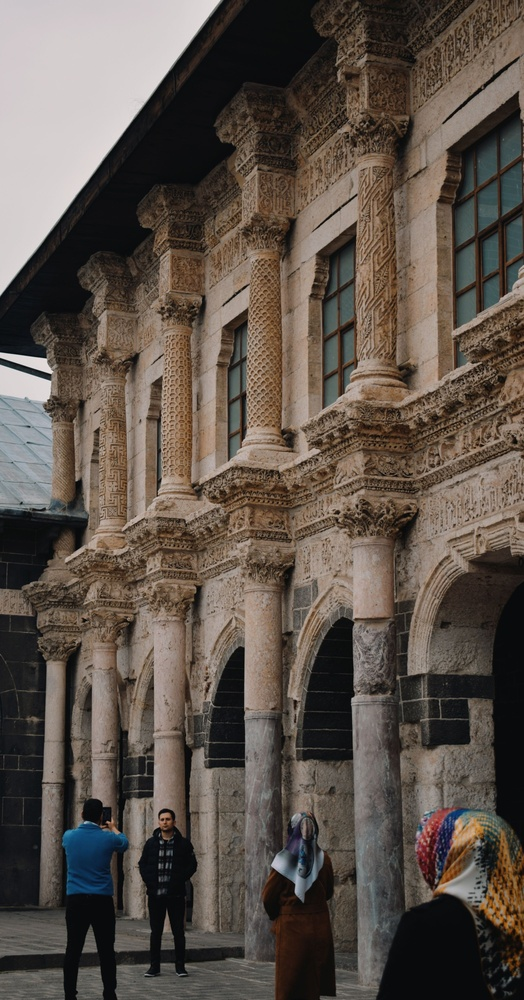
#> input picture 14_Frequency_LPF/image90.jpg, 524 x 1000 px, shrunk from 2095 x 4000 before the run
$ python program.py
#> lines starting #> are read from the running program, lines starting #| are printed output that depends on the picture
import cv2
import numpy as np

img = cv2.imread("image90.jpg",0)
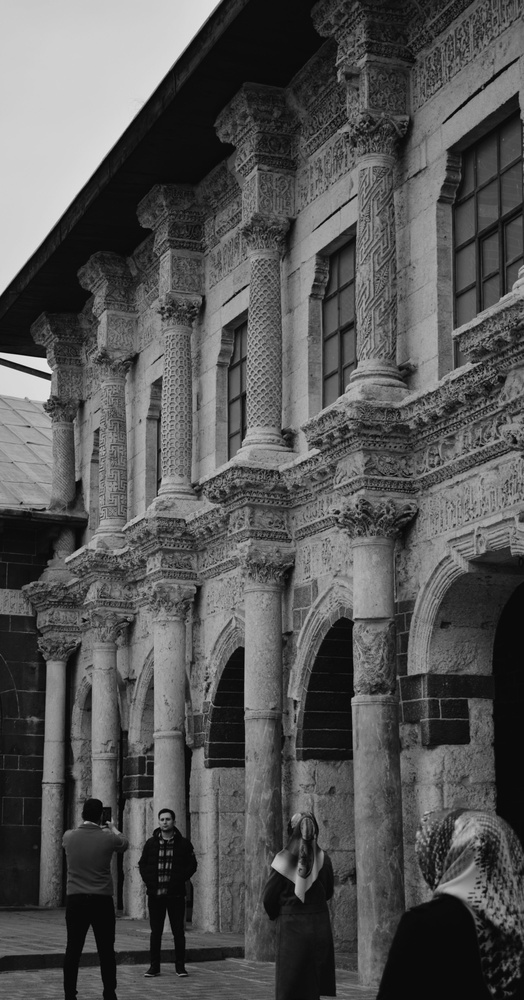
#> img: shape (1000, 524); min 1, max 236, mean 84.7

dft = cv2.dft(np.float32(img),
              flags=cv2.DFT_COMPLEX_OUTPUT)

shift = np.fft.fftshift(dft)

rows, cols = img.shape
#> rows = 1000; cols = 524
crow, ccol = rows//2, cols//2
#> crow = 500; ccol = 262

mask = np.zeros((rows,cols,2),np.uint8)

mask[crow-30:crow+30,
     ccol-30:ccol+30] = 1

fshift = shift * mask

ishift = np.fft.ifftshift(fshift)

img_back = cv2.idft(ishift)

img_back = cv2.magnitude(
    img_back[:,:,0],
    img_back[:,:,1]
)
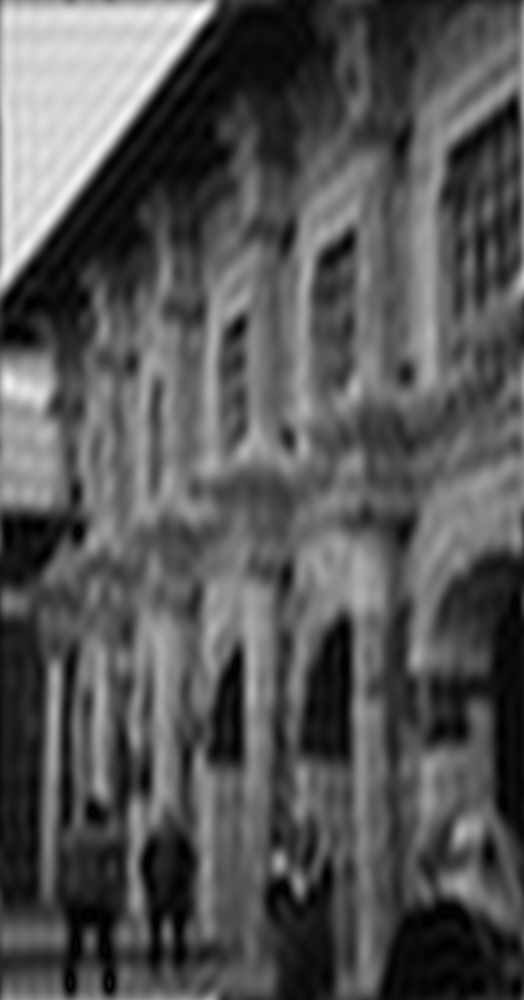
#> img_back: shape (1000, 524) float32; min 12310.7, max 130908616, mean 44420352; drawn with min black and max white

img_back = cv2.normalize(
    img_back, None, 0, 255, cv2.NORM_MINMAX
)

cv2.imwrite("output.png", img_back)
